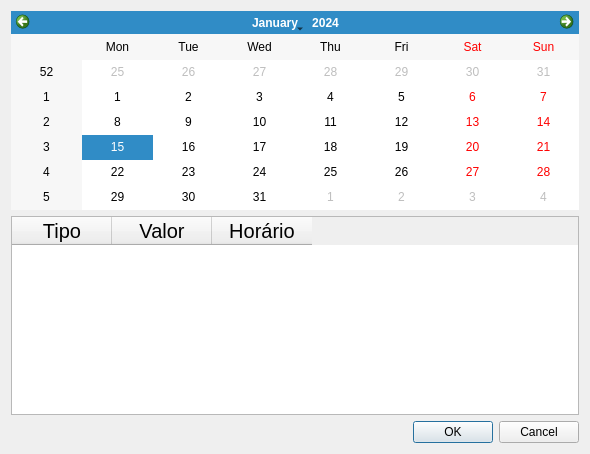
<?xml version="1.0" encoding="UTF-8"?>
<ui version="4.0">
 <class>RelatorioData</class>
 <widget class="QDialog" name="RelatorioData">
  <property name="geometry">
   <rect>
    <x>0</x>
    <y>0</y>
    <width>590</width>
    <height>454</height>
   </rect>
  </property>
  <property name="windowTitle">
   <string>Dialog</string>
  </property>
  <layout class="QVBoxLayout" name="verticalLayout">
   <item>
    <widget class="QCalendarWidget" name="calendarWidget"/>
   </item>
   <item>
    <widget class="QTableWidget" name="tableWidget">
     <property name="font">
      <font>
       <pointsize>15</pointsize>
      </font>
     </property>
     <attribute name="horizontalHeaderStretchLastSection">
      <bool>false</bool>
     </attribute>
     <attribute name="verticalHeaderVisible">
      <bool>false</bool>
     </attribute>
     <column>
      <property name="text">
       <string>Tipo</string>
      </property>
     </column>
     <column>
      <property name="text">
       <string>Valor</string>
      </property>
     </column>
     <column>
      <property name="text">
       <string>Horário</string>
      </property>
     </column>
    </widget>
   </item>
   <item>
    <widget class="QDialogButtonBox" name="buttonBox">
     <property name="orientation">
      <enum>Qt::Horizontal</enum>
     </property>
     <property name="standardButtons">
      <set>QDialogButtonBox::Cancel|QDialogButtonBox::Ok</set>
     </property>
    </widget>
   </item>
  </layout>
 </widget>
 <resources/>
 <connections>
  <connection>
   <sender>buttonBox</sender>
   <signal>accepted()</signal>
   <receiver>RelatorioData</receiver>
   <slot>accept()</slot>
   <hints>
    <hint type="sourcelabel">
     <x>248</x>
     <y>254</y>
    </hint>
    <hint type="destinationlabel">
     <x>157</x>
     <y>274</y>
    </hint>
   </hints>
  </connection>
  <connection>
   <sender>buttonBox</sender>
   <signal>rejected()</signal>
   <receiver>RelatorioData</receiver>
   <slot>reject()</slot>
   <hints>
    <hint type="sourcelabel">
     <x>316</x>
     <y>260</y>
    </hint>
    <hint type="destinationlabel">
     <x>286</x>
     <y>274</y>
    </hint>
   </hints>
  </connection>
 </connections>
</ui>
